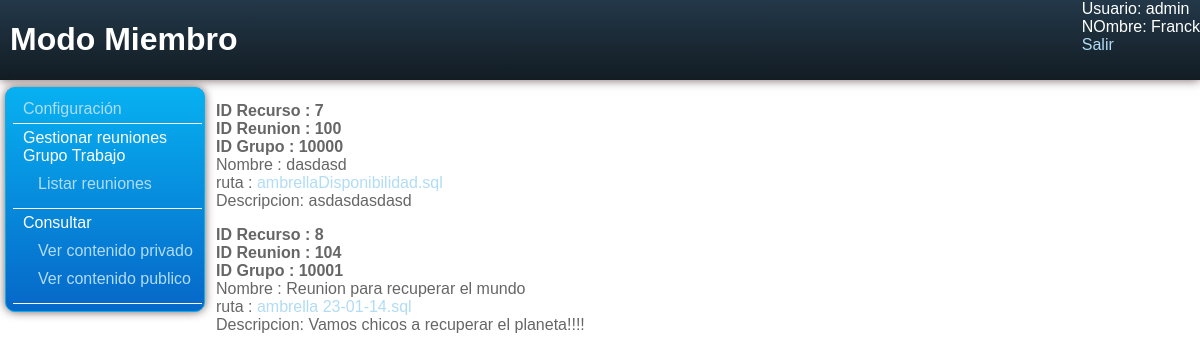
Screenshot of /miembro/consultar_contenidos_privado.php (signed in) with the database file from the repository.
### tables this page shows
CREATE TABLE IF NOT EXISTS `tmiembro` (
  `idUsuario` varchar(20) NOT NULL,
  `idGrupo` int(10) NOT NULL,
  PRIMARY KEY (`idUsuario`,`idGrupo`)
);

CREATE TABLE IF NOT EXISTS `trecursos` (
  `idRecursos` int(10) NOT NULL AUTO_INCREMENT,
  `ruta` varchar(50) NOT NULL,
  `nombre` varchar(50) NOT NULL,
  `descripcion` varchar(500) NOT NULL,
  `esPublico` tinyint(1) NOT NULL DEFAULT '0',
  `idReuniones` int(10) NOT NULL,
  PRIMARY KEY (`idRecursos`)
);

### web/misFuncionesMySQL.php (called while the page is built, shortened)
<?php
	function realizaConsultaCompleta($consulta){
		@$SERVIDOR_MYSQL = 'localhost';
		@$USUARIO_MYSQL  = 'usuario';
		@$PASS_MYSQL     = '148240';
		@$BBDD_MYSQL     = 'bd_abel';
		@$coneccion = mysql_connect($SERVIDOR_MYSQL,$USUARIO_MYSQL,$PASS_MYSQL);
		if ($coneccion) {
			if(mysql_select_db($BBDD_MYSQL,$coneccion)){
				$respuesta = mysql_query($consulta,$coneccion);
				return $respuesta;
			}
			else{
				echo 'La base de datos <b>'.$BBDD_MYSQL.'</b> No existe<br />';
			}
		}
		else{
			die('NO HA PODIDO CONECTARSE AL SERVIDOR MySQL '.mysql_error());
		}
		return FALSE;
	}
	function obtenerContenidosPrivado($idUsuario){
		$consulta  = 'SELECT tRecursos.* ,tMiembro.idGrupo ';
		$consulta .= 'FROM tMiembro, tReuniones, tRecursos ';
		$consulta .= 'WHERE tMiembro.idUsuario     = "'.$idUsuario.'" ';
		$consulta .= 'AND   tMiembro.idGrupo       = tReuniones.idGrupo ';
		$consulta .= 'AND   tReuniones.idReuniones = tRecursos.idReuniones ';
		$consulta .= 'AND   tRecursos.esPublico    = 0;';
		return realizaConsultaCompleta($consulta);
	}
?>

### web/miembro/consultar_contenidos_privado.php (the view, shortened to what this page needs)
<?php
	@$idUsuario  = $_SESSION['idUsuario'];
	@$nombre     = $_SESSION['nombre'];
?>
<?php include("menu_miembro.php"); ?>
<?php include("../misFuncionesMySQL.php");?>
<html>
	<head>
        <link rel="stylesheet" href="../css/estilos.css">
	</head>
	<body>
    	<div class="cabecera">
            <div class="diseño"><h1>Modo Miembro</h1></div>
            <div class="datos">
                Usuario: <?php echo $idUsuario; ?><br />
                NOmbre: <?php echo $nombre; ?><br />
                <a href="../salir.php">Salir</a>
        </div>
        </div>
        <div class="contenido">
            <div class="lateral">
                <div class="menu_cuadro"> <?php imprimirMenu(); ?></div>
            </div>
            <div class="medio">
               <?php
					$listaContenidos = obtenerContenidosPrivado($idUsuario);
					while($fila = mysql_fetch_array($listaContenidos)){
						$ruta=split("/",$fila['ruta']);
					?>
						<p>
						<b>ID Recurso : <?php echo $fila['idRecursos']; ?> </b><br />
                        <b>ID Reunion : <?php echo $fila['idReuniones']; ?> </b><br />
                        <b>ID Grupo   : <?php echo $fila['idGrupo']; ?> </b><br />
                        Nombre     : <?php echo $fila['nombre']; ?> <br />
                        ruta : <a href="../archivos/<?php echo $fila['ruta']; ?>"><?php echo $ruta[2]; ?></a><br />
                        Descripcion: <?php echo $fila['descripcion']; ?> <br />
                        </p>
					<?php
					}
				?>
            </div>
        </div>
	</body>
</html>

### web/css/estilos.css (style rules this page uses)
body { font-family:Verdana, Tahoma, Arial, Helvetica, sans-serif; color:#666666; margin-bottom:0px; margin-top:0px; margin-left: 0px; margin-right: 0px; }
.cabecera { width:100%; height:80px; float:left; background-color: #121C23; background-image: -webkit-linear-gradient(#233849, #121C23); background-image: -moz-linear-gradient(top, #233849, #121C23); background-image: -o-linear-gradient(top, #233849, #121C23); -webkit-box-shadow: 0 0 10px #735f5f; -moz-box-shadow: 0 0 10px #735f5f; box-shadow: 0 0 10px #735f5f; color:#FFF; }
.datos { float:right; width:auto; height:100%; }
.diseño { padding-left:10px; height:100%; float:left; width:500px; }
.contenido { float:left; width:100%; }
.lateral { float:left; text-align:left; width:200px; height:100%; margin-top:5px; margin-left:5px; }
.menu_cuadro { width:auto; text-align:left; margin-left:auto; margin-right:auto; border: 1px solid #07B1F1; padding: 2px; margin-top:2px; background-color: #0667C8; background-image: -webkit-linear-gradient(#07B1F1, #0667C8); background-image: -moz-linear-gradient(top, #07B1F1, #0667C8); background-image: -o-linear-gradient(top, #07B1F1, #0667C8); -webkit-box-shadow: 0 0 10px #735f5f; -moz-box-shadow: 0 0 10px #735f5f; box-shadow: 0 0 10px #735f5f; -moz-border-radius: 10px; -webkit-border-radius: 10px; border-radius: 10px; color: #FFFFFF; }
a { text-decoration:none; color:#B1DCF5; }
a:link { text-decoration: none; color:#B1DCF5; }
.medio { position: absolute; margin-top:5px; top: 81px; right: 0; bottom: 0; left: 206px; height:100%; padding-left:10px; }

### rows the page displays
tmiembro: trecursos.idRecursos "7", trecursos.idReuniones "100", idGrupo "10000", trecursos.nombre "dasdasd", trecursos.ruta "ambrellaDisponibilidad.sql", trecursos.descripcion "asdasdasdasd"
tmiembro: trecursos.idRecursos "8", trecursos.idReuniones "104", idGrupo "10001", trecursos.nombre "Reunion para recuperar el mundo", trecursos.ruta "ambrella 23-01-14.sql", trecursos.descripcion "Vamos chicos a recuperar el planeta!!!!"

### other values shown
$idUsuario "admin"
$nombre "Franck"
